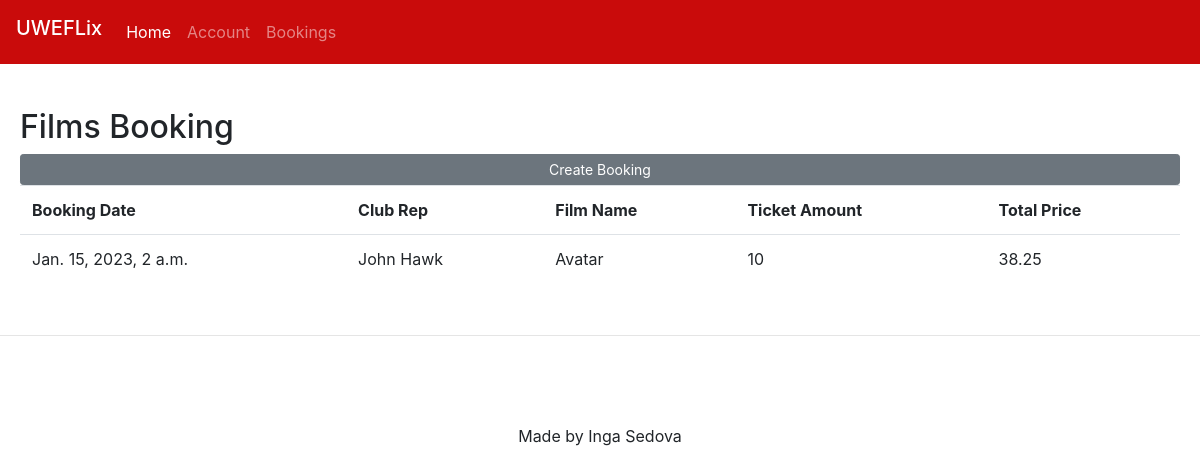
The page /bookings/ on the database its author committed.
### club_rep_acc/models.py (models this page shows, shortened)
class Booking(models.Model):
    BLOCK_TICKETS = ((10,10),(20,20),(30,30),(40,40),(50,50))
    club_rep = models.ForeignKey(ClubRep, null=True, on_delete=models.SET_NULL)
    film = models.ForeignKey(Films, null=True, on_delete=models.SET_NULL)
    date_created = models.DateTimeField(auto_now_add=True, null=True)
    num_of_block_tickets = models.IntegerField(null=True, choices=BLOCK_TICKETS)
    def calculate_price(self):
        total_price = self.num_of_block_tickets * self.film.ticket_price
        return total_price - total_price * 0.15

class ClubRep(models.Model):
    f_name = models.CharField(max_length=200, null=True)
    l_name = models.CharField(max_length=200, null=True)
    date_of_birth = models.CharField(max_length=200, null=True)
    date_created = models.DateTimeField(auto_now_add=True, null=True)
    def __str__(self):
        return f"{self.f_name} {self.l_name}"

class Films(models.Model):
    film_name = models.CharField(max_length=200, null=True)
    film_length = models.CharField(max_length=200, null=True)
    ticket_price = models.FloatField(null=True)
    date_created = models.DateTimeField(auto_now_add=True, null=True)
    def __str__(self):
        return f"{self.film_name}"

### club_rep_acc/views.py (the view)
# urls.py: path('bookings/', views.bookings, name='bookings'),
def bookings(request):
    bookings = Booking.objects.all()
    return render(request, 'club_rep_acc/booking.html', {'bookings':bookings})

### club_rep_acc/templates/club_rep_acc/booking.html
{% extends 'club_rep_acc/main.html' %}
{% block content %}
<br>
<div class="row">
    <div class="col-md">
        <div class="car card-body">
            <h2>Films Booking</h2>
            <a class="btn btn-secondary btn-sm btn-block"  href="">Create Booking</a>
            <table class="table">
                <tr>
                    <th>Booking Date</th>
                    <th>Club Rep</th>
                    <th>Film Name</th>
                    <th>Ticket Amount</th>
                    <th>Total Price</th>
                </tr>
                {% for b in bookings %}
                    <tr>
                        <td>{{b.date_created}}</td>
                        <td>{{b.club_rep}}</td>
                        <td>{{b.film}}</td>
                        <td>{{b.num_of_block_tickets}}</td>
                        <td>{{b.calculate_price}}</td>
                    </tr>
                {% endfor %}
            </table>
        </div>
    </div>
</div>
{% endblock %}

### rows shown on the page
Booking: date_created "Jan. 15, 2023, 2 a.m.", club_rep "John Hawk", film "Avatar", num_of_block_tickets "10", calculate_price "38.25"
